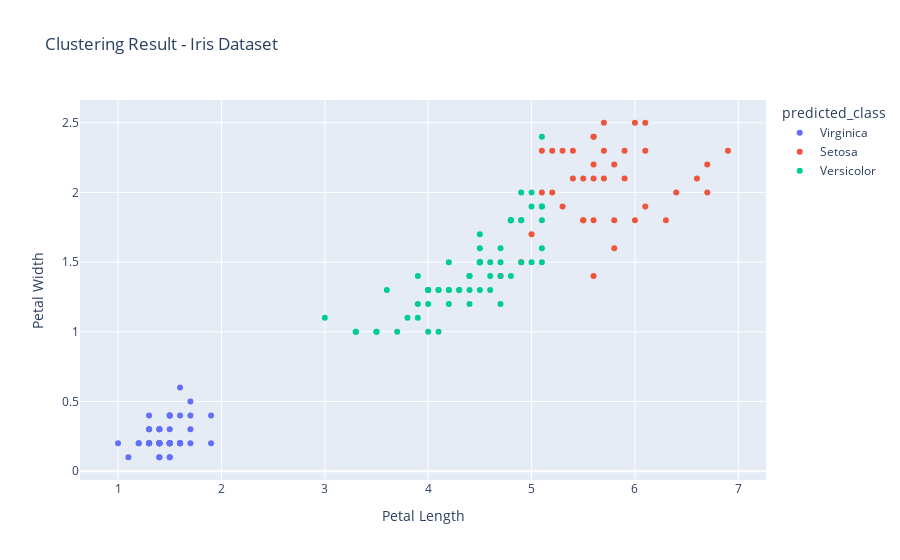

Notebook source saved alongside this figure:
### Code cell
plot_iris_clusters(iris_df, predicted_labels)

### Figure 1 — Plotly figure (JSON) as saved in the notebook; plotly's stock layout.template omitted (floating-point values rounded to 4 significant figures)
{"data": [{"hovertemplate": "predicted_class=Virginica<br>Petal Length=%{x}<br>Petal Width=%{y}<extra></extra>", "legendgroup": "Virginica", "marker": {"color": "#636efa", "symbol": "circle"}, "mode": "markers", "name": "Virginica", "orientation": "v", "showlegend": true, "type": "scatter", "x": [1.4, 1.4, 1.3, 1.5, 1.4, 1.7, 1.4, 1.5, 1.4, 1.5, 1.5, 1.6, 1.4, 1.1, 1.2, 1.5, 1.3, 1.4, 1.7, 1.5, 1.7, 1.5, 1, 1.7, 1.9, 1.6, 1.6, 1.5, 1.4, 1.6, 1.6, 1.5, 1.5, 1.4, 1.5, 1.2, 1.3, 1.4, 1.3, 1.5, 1.3, 1.3, 1.3, 1.6, 1.9, 1.4, 1.6, 1.4, 1.5, 1.4], "xaxis": "x", "y": [0.2, 0.2, 0.2, 0.2, 0.2, 0.4, 0.3, 0.2, 0.2, 0.1, 0.2, 0.2, 0.1, 0.1, 0.2, 0.4, 0.4, 0.3, 0.3, 0.3, 0.2, 0.4, 0.2, 0.5, 0.2, 0.2, 0.4, 0.2, 0.2, 0.2, 0.2, 0.4, 0.1, 0.2, 0.2, 0.2, 0.2, 0.1, 0.2, 0.2, 0.3, 0.3, 0.2, 0.6, 0.4, 0.3, 0.2, 0.2, 0.2, 0.2], "yaxis": "y"}, {"hovertemplate": "predicted_class=Setosa<br>Petal Length=%{x}<br>Petal Width=%{y}<extra></extra>", "legendgroup": "Setosa", "marker": {"color": "#EF553B", "symbol": "circle"}, "mode": "markers", "name": "Setosa", "orientation": "v", "showlegend": true, "type": "scatter", "x": [4.7, 4.9, 5, 6, 5.9, 5.6, 5.8, 6.6, 6.3, 5.8, 6.1, 5.1, 5.3, 5.5, 5.3, 5.5, 6.7, 6.9, 5.7, 6.7, 5.7, 6, 5.6, 5.8, 6.1, 6.4, 5.6, 5.6, 6.1, 5.6, 5.5, 5.4, 5.6, 5.1, 5.9, 5.7, 5.2, 5.2, 5.4], "xaxis": "x", "y": [1.4, 1.5, 1.7, 2.5, 2.1, 1.8, 2.2, 2.1, 1.8, 1.8, 2.5, 2, 1.9, 2.1, 2.3, 1.8, 2.2, 2.3, 2.3, 2, 2.1, 1.8, 2.1, 1.6, 1.9, 2, 2.2, 1.4, 2.3, 2.4, 1.8, 2.1, 2.4, 2.3, 2.3, 2.5, 2.3, 2, 2.3], "yaxis": "y"}, {"hovertemplate": "predicted_class=Versicolor<br>Petal Length=%{x}<br>Petal Width=%{y}<extra></extra>", "legendgroup": "Versicolor", "marker": {"color": "#00cc96", "symbol": "circle"}, "mode": "markers", "name": "Versicolor", "orientation": "v", "showlegend": true, "type": "scatter", "x": [4.5, 4, 4.6, 4.5, 4.7, 3.3, 4.6, 3.9, 3.5, 4.2, 4, 4.7, 3.6, 4.4, 4.5, 4.1, 4.5, 3.9, 4.8, 4, 4.9, 4.7, 4.3, 4.4, 4.8, 4.5, 3.5, 3.8, 3.7, 3.9, 5.1, 4.5, 4.5, 4.7, 4.4, 4.1, 4, 4.4, 4.6, 4, 3.3, 4.2, 4.2, 4.2, 4.3, 3, 4.1, 5.1, 4.5, 5, 5.1, 5, 4.9, 4.9, 4.8, 4.9, 5.1, 4.8, 5.1, 5, 5.1], "xaxis": "x", "y": [1.5, 1.3, 1.5, 1.3, 1.6, 1, 1.3, 1.4, 1, 1.5, 1, 1.4, 1.3, 1.4, 1.5, 1, 1.5, 1.1, 1.8, 1.3, 1.5, 1.2, 1.3, 1.4, 1.4, 1.5, 1, 1.1, 1, 1.2, 1.6, 1.5, 1.6, 1.5, 1.3, 1.3, 1.3, 1.2, 1.4, 1.2, 1, 1.3, 1.2, 1.3, 1.3, 1.1, 1.3, 1.9, 1.7, 2, 2.4, 1.5, 2, 1.8, 1.8, 1.8, 1.5, 1.8, 1.9, 1.9, 1.8], "yaxis": "y"}], "layout": {"legend": {"title": {"text": "predicted_class"}, "tracegroupgap": 0}, "title": {"text": "Clustering Result - Iris Dataset"}, "xaxis": {"anchor": "y", "domain": [0, 1], "title": {"text": "Petal Length"}}, "yaxis": {"anchor": "x", "domain": [0, 1], "title": {"text": "Petal Width"}}}}
